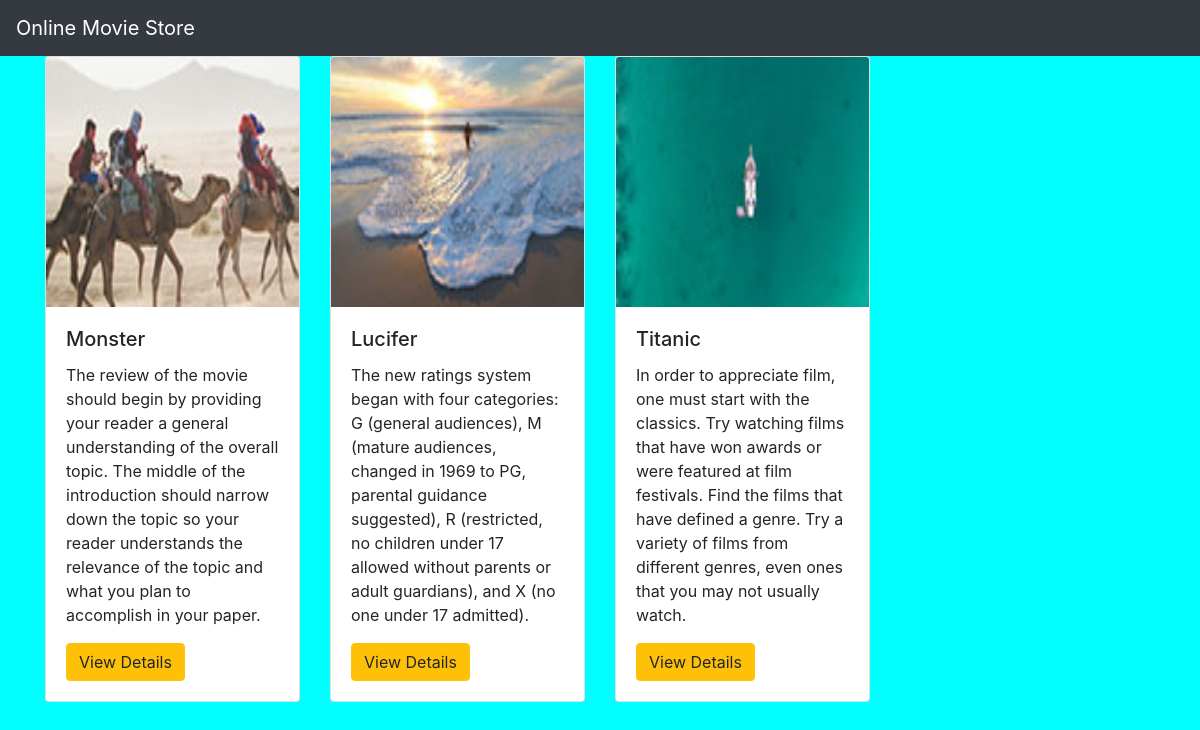
The page / on the database its author committed.
### movieapp/models.py (models this page shows, shortened)
class Movie(models.Model):
    name=models.CharField(max_length=250)
    desc=models.TextField()
    year=models.IntegerField()
    img=models.ImageField(upload_to='gallery')

### movieapp/views.py (the view)
# urls.py: path('',views.index,name='index'),
def index(request):
    movie=Movie.objects.all()
    context={
         'movie_list':movie
      }
    return render(request,'index.html',context)

### templates/index.html
{% extends 'base.html' %}
{% block body %}
  <div class="container">
      <div class="row">
          {% for i in movie_list %}
          <div class="col-md-3">
              <div class="card" >
                   <img src="{{i.img.url}}" class="card-img-top" alt="..." height="250">
                   <div class="card-body">
                         <h5 class="card-title">{{i.name}}</h5>
                         <p class="card-text">{{i.desc}}</p>
                         <a class="btn btn-warning" href="{% url 'movieapp:detail' i.id %}" class="btn btn-primary">View Details</a>
                   </div>
              </div>
          </div>
          {% endfor %}
      </div>
  </div>
{% endblock %}

### templates/base.html (shortened to what this page needs)
{% load static %}
<!DOCTYPE html>
<html lang="en">
<head>
    <link rel="stylesheet" href="https://cdn.jsdelivr.net/npm/bootstrap@4.0.0/dist/css/bootstrap.min.css">
    <link rel="stylesheet" href="{%static 'style.css'%}">
</head>
<body>
<nav class="navbar navbar-dark bg-dark">
  <a class="navbar-brand" href="#">
    Online Movie Store
  </a>
</nav>
{% block body %}
{% endblock %}
</body>
</html>

### static/style.css (style rules this page uses)
body { background-color:aqua; }

### rows shown on the page
Movie: img (picture), name "Monster", desc "The review of the movie should begin by providing your reader a general understanding of the overall topic. The middle of the introduction should narrow down the topic so your reader understands the relevance of the topic and what you plan to accomplish in your paper."
Movie: img (picture), name "Lucifer", desc "The new ratings system began with four categories: G (general audiences), M (mature audiences, changed in 1969 to PG, parental guidance suggested), R (restricted, no children under 17 allowed without parents or adult guardians), and X (no one under 17 admitted)."
Movie: img (picture), name "Titanic", desc "In order to appreciate film, one must start with the classics. Try watching films that have won awards or were featured at film festivals. Find the films that have defined a genre. Try a variety of films from different genres, even ones that you may not usually watch."
